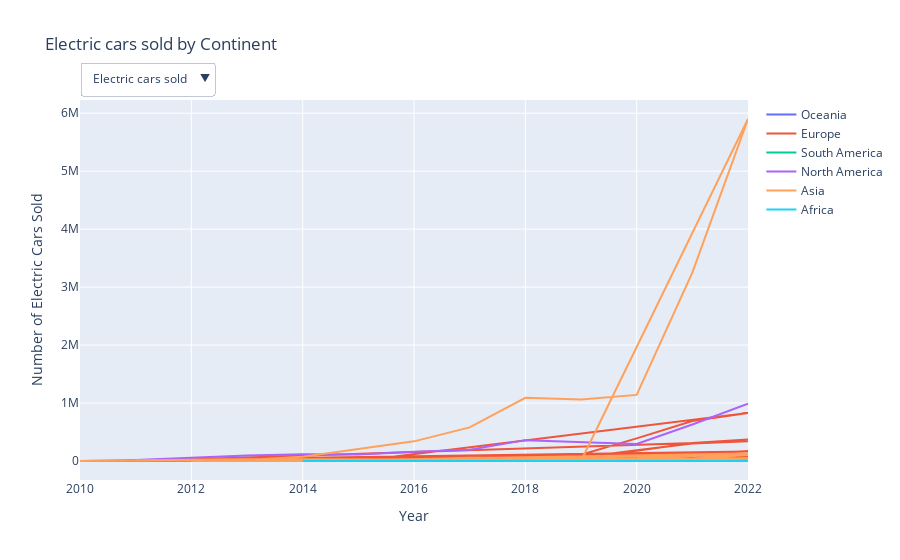

Source (notebook cell):
### Code cell
import plotly.graph_objects as go
from plotly.subplots import make_subplots
import pandas as pd

# Load the CSV file
df_final_sales = pd.read_csv('final_sales.csv')

# Prepare the data
initial_metric = 'Electric cars sold'  # Let's choose a metric for visualization

# Create the figure
fig_sales = make_subplots()

# Add trace for each continent
for continent in df_final_sales['Continent'].unique():
    continent_df = df_final_sales[df_final_sales['Continent'] == continent]
    fig_sales.add_trace(go.Scatter(x=continent_df['Year'], y=continent_df[initial_metric], mode='lines', name=continent))

# Update layout for initial plot
fig_sales.update_layout(title=f'{initial_metric} by Continent', xaxis_title='Year', yaxis_title='Number of Electric Cars Sold')

# Metrics for dropdown (let's assume user might be interested in BEV, PHEV, and EV sales as well)
metrics = ['Electric cars sold', 'BEV', 'PHEV', 'EV sales']

# Create dropdown for metrics
metric_dropdown = {
    'buttons': [
        {
            'label': metric,
            'method': 'update',
            'args': [
                {'y': [
                    df_final_sales[df_final_sales['Continent'] == continent][metric] 
                    for continent in df_final_sales['Continent'].unique()
                ]},
                {'title': f'{metric} by Continent'}
            ]
        } for metric in metrics
    ],
    'direction': 'down',
    'showactive': True,
    'x': 0.0,
    'xanchor': 'left',
    'y': 1.1,
    'yanchor': 'top'
}

# Add dropdown to the figure
fig_sales.update_layout(
    updatemenus=[
        {
            'buttons': metric_dropdown['buttons'],
            'direction': metric_dropdown['direction'],
            'showactive': metric_dropdown['showactive'],
            'x': metric_dropdown['x'],
            'xanchor': metric_dropdown['xanchor'],
            'y': metric_dropdown['y'],
            'yanchor': metric_dropdown['yanchor']
        }
    ]
)

# Show the figure
fig_sales.show()

### Figure 1 — Plotly figure (JSON) as saved in the notebook; plotly's stock layout.template omitted (floating-point values rounded to 4 significant figures; data arrays with more than 128 entries replaced by an {"elided": "..."} marker saying what was removed)
{"data": [{"mode": "lines", "name": "Oceania", "type": "scatter", "x": [2012, 2013, 2014, 2015, 2016, 2017, 2018, 2019, 2020, 2021, 2022, 2011, 2012, 2013, 2014, 2015, 2016, 2017, 2018, 2019, 2020, 2021, 2022], "y": [250, 290, 1320, 1760, 1370, 2300, 3600, 9200, 6900, 20400, 38900, 15, 27, 36, 320, 500, 1540, 3440, 5600, 6900, 5400, 10300, 28200]}, {"mode": "lines", "name": "Europe", "type": "scatter", "x": {"elided": "190 int values"}, "y": {"elided": "190 int values"}}, {"mode": "lines", "name": "South America", "type": "scatter", "x": [2012, 2013, 2015, 2016, 2017, 2018, 2019, 2020, 2021, 2022, 2014, 2015, 2016, 2017, 2018, 2019, 2020, 2021, 2022], "y": [92, 163, 87, 177, 315, 296, 1940, 2480, 13900, 18500, 17, 36, 31, 135, 178, 300, 189, 570, 1500]}, {"mode": "lines", "name": "North America", "type": "scatter", "x": [2011, 2012, 2013, 2014, 2015, 2016, 2017, 2018, 2019, 2020, 2021, 2022, 2015, 2016, 2017, 2018, 2019, 2020, 2021, 2022, 2011, 2012, 2013, 2014, 2015, 2016, 2017, 2018, 2019, 2020, 2021, 2022], "y": [520, 1920, 3100, 5100, 6800, 11600, 16700, 44000, 51000, 51000, 87000, 114000, 99, 770, 1200, 1800, 1690, 3800, 6500, 8400, 17800, 54000, 97000, 118000, 114000, 160000, 194000, 360000, 325000, 294000, 630000, 990000]}, {"mode": "lines", "name": "Asia", "type": "scatter", "x": [2010, 2011, 2012, 2013, 2014, 2015, 2016, 2017, 2018, 2019, 2020, 2021, 2022, 2019, 2020, 2021, 2022, 2012, 2013, 2014, 2015, 2016, 2017, 2018, 2019, 2020, 2021, 2022, 2011, 2012, 2013, 2014, 2015, 2016, 2017, 2018, 2019, 2020, 2021, 2022, 2015, 2016, 2017, 2018, 2019, 2020, 2021, 2022, 2014, 2015, 2016, 2017, 2018, 2019, 2020, 2021, 2022], "y": [1440, 5120, 9860, 15730, 73000, 211000, 339000, 580000, 1090000, 1060000, 1140000, 3250000, 5900000, 687, 3143, 12050, 48023, 601, 477, 58, 68, 68, 1630, 3730, 4750, 6900, 24000, 43000, 13015, 24000, 29000, 32000, 24000, 24400, 54000, 50000, 39000, 30000, 45000, 102000, 3350, 5030, 14670, 59400, 35700, 39700, 91000, 131000, 68, 230, 127, 111, 235, 324, 1290, 3920, 7540]}, {"mode": "lines", "name": "Africa", "type": "scatter", "x": [2014, 2015, 2016, 2017, 2018, 2019, 2020, 2021, 2022], "y": [15, 240, 380, 198, 148, 232, 242, 271, 620]}], "layout": {"title": {"text": "Electric cars sold by Continent"}, "updatemenus": [{"buttons": [{"args": [{"y": {"elided": "6 rows, 330 int values in total"}}, {"title": "Electric cars sold by Continent"}], "label": "Electric cars sold", "method": "update"}, {"args": [{"y": {"elided": "6 rows, 330 float values in total"}}, {"title": "BEV by Continent"}], "label": "BEV", "method": "update"}, {"args": [{"y": {"elided": "6 rows, 330 float values in total"}}, {"title": "PHEV by Continent"}], "label": "PHEV", "method": "update"}, {"args": [{"y": {"elided": "6 rows, 330 float values in total"}}, {"title": "EV sales by Continent"}], "label": "EV sales", "method": "update"}], "direction": "down", "showactive": true, "x": 0, "xanchor": "left", "y": 1.1, "yanchor": "top"}], "xaxis": {"anchor": "y", "domain": [0, 1], "title": {"text": "Year"}}, "yaxis": {"anchor": "x", "domain": [0, 1], "title": {"text": "Number of Electric Cars Sold"}}}}
